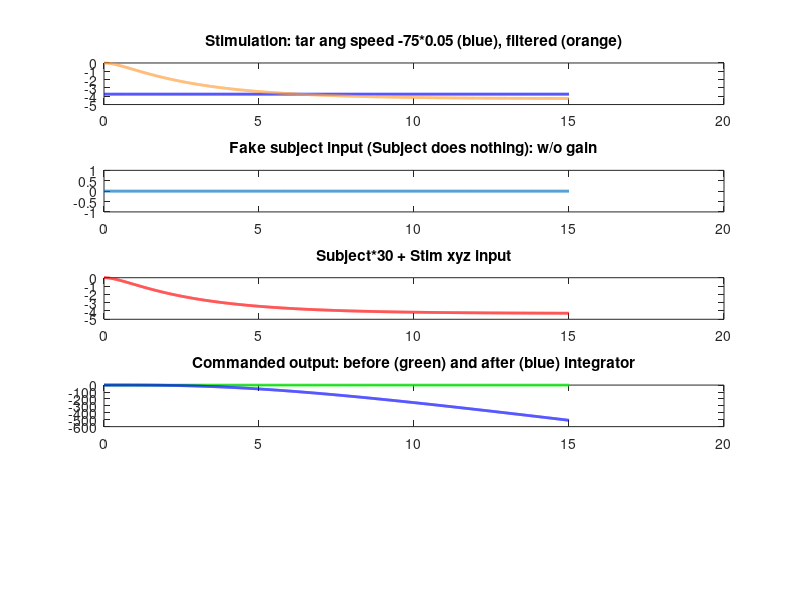

Write the MATLAB code that produced this figure. (Note: this script raises an error after producing the figure.)

%%

% d24m04y18: plotting stimulation and command to iMose from the equations, this actually already exists in the data
% - Esscentually recreating gradual stim (column 19), and commanded (columns 3,4,5)
close all
clear all
clc

main_path = 'C:\Imose\BEC\Euromov\Motion_Patterns\EXPERIMENTS\EXP_Infra_trans\';
cd(main_path); 

Allaxis = {'xaxis','yaxis','zaxis'};

for a = 1:3
    for c = 1:2
        whichaxis = Allaxis{a};
        
        whichgain_type = c; % 1: gain=1, 2: gain=exp change   % first do 1, then change to 2

        filesave_dir = [main_path, whichaxis];
        mkdir(filesave_dir);
        cd(filesave_dir);

        tar_ang_speed = [-75, -300, -350, 75, 300, 350]; % Target angular speed

        for i = 1:length(tar_ang_speed)

            % ----------------------------------
            % Modeling the stimulation creation:
            % ----------------------------------
            % Stim_xyz is created using a 2nd order transfer function/filter
            T = 4;
            num = 1;
            den = [1 (3.6*pi)/T pi/(T*0.9)];
            sysout_stim = tf(num, den);

            tfinal = 15;  % roughly 15 seconds per trial
            t = 0:0.004:tfinal;   % time from 0 to 20 seconds


            u =  (tar_ang_speed(i)*0.05).*ones(length(t), 1); % stim_rpy(cm/s) 

            orange = [255 156 55]./255;

            [Stim_xyz, tout, x] = lsim(sysout_stim, u, t);  % filtered stim_rpy (cm/s)

            % Purpose of gain: to decrease the stim_xyz to zero when the cabin is at a certain boundary
            % Multiply the filtered stim_rpy by a gain, this gain changes if the cabin is past a maximum location

            if whichgain_type == 1
                gain = 1;
            else

                % Simulating Simulinks' real-time functionality:
                switch whichaxis
                    case 'xaxis'
                        x_max = 75;
                        margin_max = 25;
                        x_min = 75;
                        margin_min = 25;

                    case 'yaxis'
                        x_max = 120;
                        margin_max = 25;
                        x_min = 120;
                        margin_min = 25;

                    case 'zaxis'
                        x_max = 70;
                        margin_max = 10;
                        x_min = 70;
                        margin_min = 10;
                end

                % same for x and y -axis
                load(sprintf('smooth_final_out_lim_NOsubinput_target_ang_speed_%d_gainEQ1', tar_ang_speed(i))) 
                for b = 1:length(smooth_final_out_lim)
                    x = smooth_final_out_lim(b);

                    if x < x_max - margin_max && x >= 0
                        gain(b,1) = 1; %#ok<SAGROW>
                    elseif x > -x_min + margin_min && x < 0
                        gain(b,1) = 1;
                    elseif x >= x_max - margin_max
                        x1 = (x - x_max + margin_max);
                        gain(b,1) = exp(-abs(x1)/margin_max);
                    else
                        x1 = (x + x_min - margin_min);
                        gain(b,1) = exp(-abs(x1)/margin_max);
                    end
                end

            end


            figure
            subplot(5,1,1)
            plot(t, u, 'b', 'LineWidth', 2)
            hold on
            plot(tout, Stim_xyz.*gain, 'Color', orange, 'LineWidth', 2)
            title(sprintf('Stimulation: tar ang speed %i*0.05 (blue), filtered (orange)', tar_ang_speed(i)))

            %

            % ----------------------------------
            % Modeling the command to iMose:
            % ----------------------------------
            % During trial (trigger=0), send Stim_xyz plus the input of the subject (joystick is limited from -1 to 1, then multiplied
            % by 30.  Meaning that subject can only put in an input at max of 30 cm/s)

            % Making up a fake subject response
            k = 20;
            %subject = 0.5*(-sin((2*pi/k)*t))';  % subject does a sin, subject does half of max input
            subject = zeros(length(t), 1);   % subject does nothing

            subplot(5,1,2)
            plot(t, subject, 'LineWidth', 2)
            title('Fake subject input (Subject does nothing): w/o gain')

            % ~~~~~~~~~~~~~~~~~~~~~~~~~~~~~~

            input = Stim_xyz + 30*subject;

            subplot(5,1,3)
            plot(t, input, 'r', 'LineWidth', 2)
            title('Subject*30 + Stim xyz input')

            % ~~~~~~~~~~~~~~~~~~~~~~~~~~~~~~

            T = 0.2;
            num = 1;
            den = [1 (3.2*pi)/T pi/(T*0.8)];
            sysout_commanded = tf(num, den);

            [y2, tout2, x2] = lsim(sysout_commanded, input, t);

            subplot(5,1,4)
            plot(tout2, y2, 'g', 'LineWidth', 2)

            % What the integrator does (sums the values)
            yout(1) = 0;
            for q = 2:length(tout2)
                yout(q,1) = yout(q-1,1) + y2(q);
            end

            hold on
            plot(tout2, yout, 'b', 'LineWidth', 2)
            title('Commanded output: before (green) and after (blue) integrator')




            % Modeling everything as a transfer function: can't do if 
            % Contribution of the Smooth Displacement filter: 
            % Jeremie probably added it so that the robot would not stop 
            T = 0.1;
            num = 1;
            den = [1 (3.2*pi)/T pi/(T*0.8)];
            sysout_smooth = tf(num, den);

            stepin = ones(length(t), 1); % input is a step function (0=zeroing/reset to 1=during trial)

            [y3, tout3, x3] = lsim(sysout_smooth, stepin, t);  % not modeling gives increasing output

            % There is an intial condition for both integrators: the lsim function only
            % takes one intial condition.  Could either break the system into two parts
            % or use one of the intial conditions, perhaps the one relavant for the second order dynamics
            x00 = [0; y3(1:length(y3-1))];  % output delayed by one time step (for intial condition between xdot and x)

            for h = 2:length(x00)
                x0(h-1,1) = ((x00(h)-x00(h-1))/0.004).*((T*0.8)/pi);  % difference in the output delayed by one time step * ((T*0.8)/pi) (for intial condition between xdoubledot and xdot)  
            end

            % figure
            % plot(x00, 'b')
            % hold on
            % plot(x0, 'g')

            [y4, tout4, x4] = lsim(sysout_smooth, stepin, t, x00);

            % Multiply command final out by a smooth curve (from 0 to 1 to 0)
            smooth_final_out = y4.*yout;

            subplot(5,1,5)
            plot(tout2, smooth_final_out, 'b', 'LineWidth', 2)



            % Stay within ellipse: limit x and y to stay in same space
            switch whichaxis
                case 'xaxis'
                    y_in = zeros(length(smooth_final_out), 1);  % Assuming there is no y movement (both stim and joystick)
                    x_in = smooth_final_out;

                    X_size = 70;   % cm
                    Y_size = 120;  % cm

                    y = y_in*(X_size/Y_size);

                    R = sqrt((x_in.*x_in) + (y.*y));

                    if R >= 1
                        R_out = R/X_size;
                    else
                        R_out = 1;
                    end

                    x_out = x_in/R_out;
                    y_out = y_in/R_out;

                    smooth_final_out_lim = x_out;

                case 'yaxis'
                    y_in = smooth_final_out;
                    x_in = zeros(length(smooth_final_out), 1);

                    X_size = 70;   % cm
                    Y_size = 120;  % cm

                    y = y_in*(X_size/Y_size);

                    R = sqrt((x_in.*x_in) + (y.*y));

                    if R >= 1
                        R_out = R/X_size;
                    else
                        R_out = 1;
                    end

                    x_out = x_in/R_out;
                    y_out = y_in/R_out;

                    smooth_final_out_lim = y_out;

                case 'zaxis'
                    smooth_final_out_lim = smooth_final_out;
            end






            % Boundary check: to see if the movement does not exceed a certain value.

            switch whichaxis
                case 'xaxis'
                    % ----------------------------
                    % Boundary check for x-axis:
                    % ----------------------------
                    x_max = 75;  % x-axis
                    margin_max = 25;  % x-axis
                    x_min = 75;  % x-axis
                    margin_min = 25;  % x-axis

                    for b = 1:length(smooth_final_out_lim)
                        x = smooth_final_out_lim(b,1);

                        if x < x_max - margin_max && x >= 0
                            y = x;
                            %gain = 1;
                        elseif x > -x_min + margin_min && x < 0
                            y = x;
                            %gain = 1;
                        elseif x >= x_max - margin_max
                            x1 = (x - x_max + margin_max);
                            y = x_max*(1 -  margin_max/x_max*exp(-abs(x1)/margin_max));
                            %gain = exp(-abs(x1)/margin_max);
                        else
                            x1 = (x + x_min - margin_min);
                            y = -x_min*(1 -  margin_min/x_min*exp(-abs(x1)/margin_min));
                            %gain = exp(-abs(x1)/margin_max);
                        end

                        smooth_final_out_lim_bou(b,1) = y; %#ok<SAGROW>
                    end

                case 'yaxis'
                    % ----------------------------
                    % Boundary check for y-axis:
                    % ----------------------------
                    x_max = 120;
                    margin_max = 25;
                    x_min = 120;
                    margin_min = 25;

                    for b = 1:length(smooth_final_out_lim)
                        x = smooth_final_out_lim(b,1);

                        if x < x_max - margin_max && x >= 0
                            y = x;
                            %gain = 1;
                        elseif x > -x_min + margin_min && x < 0
                            y = x;
                            %gain = 1;
                        elseif x >= x_max - margin_max
                            x1 = (x - x_max + margin_max);
                            y = x_max*(1 -  margin_max/x_max*exp(-abs(x1)/margin_max));
                            %gain = exp(-abs(x1)/margin_max);
                        else
                            x1 = (x + x_min - margin_min);
                            y = -x_min*(1 -  margin_min/x_min*exp(-abs(x1)/margin_min));
                            %gain = exp(-abs(x1)/margin_max);
                        end

                        smooth_final_out_lim_bou(b,1) = y; %#ok<SAGROW>
                    end

                case 'zaxis'
                    % ----------------------------
                    % Boundary check for y-axis:
                    % ----------------------------
                    x_max = 70;
                    margin_max = 10;
                    x_min = 70;
                    margin_min = 10;

                    for b = 1:length(smooth_final_out_lim)
                        x = smooth_final_out_lim(b,1);

                        if x < x_max - margin_max && x >= 0
                            y = x;
                            %gain = 1;
                        elseif x > -x_min + margin_min && x < 0
                            y = x;
                            %gain = 1;
                        elseif x >= x_max - margin_max
                            x1 = (x - x_max + margin_max);
                            y = x_max*(1 -  margin_max/x_max*exp(-abs(x1)/margin_max));
                            %gain = exp(-abs(x1)/margin_max);
                        else
                            x1 = (x + x_min - margin_min);
                            y = -x_min*(1 -  margin_min/x_min*exp(-abs(x1)/margin_min));
                            %gain = exp(-abs(x1)/margin_max);
                        end

                        smooth_final_out_lim_bou(b,1) = y; %#ok<SAGROW>
                    end
            end



            hold on
            plot(tout2, smooth_final_out_lim_bou, 'r', 'LineWidth', 2)
            ylabel('cm')
            xlabel('time (sec)')
            title(sprintf('Commanded %s output: before (blue) and after (red) boundary limitation', whichaxis))


            set(gcf, 'units', 'normalized', 'outerposition', [0 0 1 1]);
            set(gcf, 'PaperPositionMode', 'auto');


            if whichgain_type == 1
                %Simulating Simulinks' real-time functionality: Need to save the output
                %(smooth_final_out_lim) when gain=1 so that we can change the gain in the beginning
                save(sprintf('smooth_final_out_lim_NOsubinput_target_ang_speed_%d_gainEQ1',tar_ang_speed(i)), 'smooth_final_out_lim')
                print(gcf, '-dpng', sprintf('NOsubinput_target_ang_speed_%d_gainEQ1',tar_ang_speed(i)))
            else
                print(gcf, '-dpng', sprintf('NOsubinput_target_ang_speed_%d_gainEQval',tar_ang_speed(i)))
            end


        end  % end of target angular speed
        
    end   % end of gain
    
end  % end of whichaxis


%%

% transform to discrete 
%sysdis = c2d(sysout, 0.004);